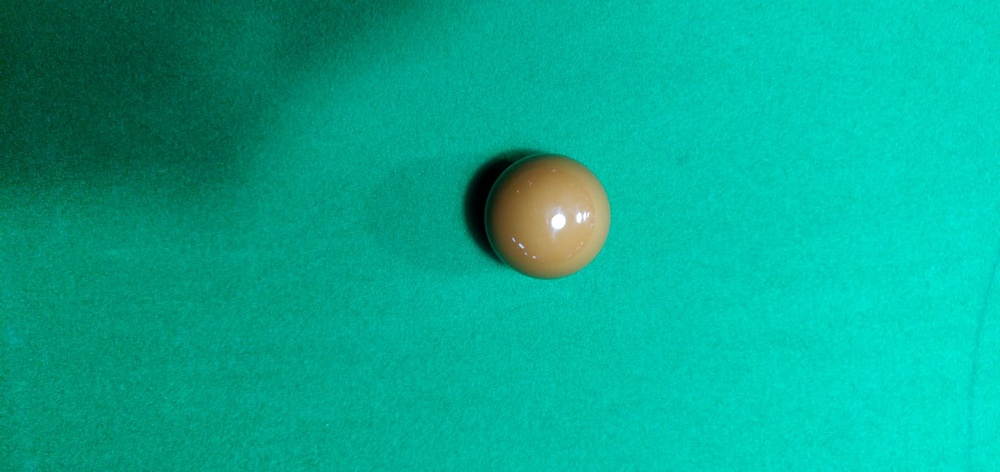
#> input picture matias/dataset/images/11.jpg, 1000 x 472 px, shrunk from 1599 x 755 before the run, given in place of fisutesti2.png, which was not available
$ jupyter execute tuplakordinaatit.ipynb
#> lines starting #> are read from the running program, lines starting #| are printed output that depends on the picture; after the words box and inside, x2 and y2 are one past the last pixel; in counts of white or black regions, pixels touching at a corner belong together; pictures that were not available may be replaced by others from this repository, and a replacement may not be noted
[cell 1]
import numpy as np
import argparse
import cv2
import warnings as w
w.filterwarnings('ignore')
# [8 lines of commented-out code are left out]
image = cv2.imread('data/fisutesti2.png')
#> image is the input picture: shape (472, 1000, 3); mean B, G, R 144.9, 169.6, 6
image2 = cv2.imread('data/fisutesti3.png')
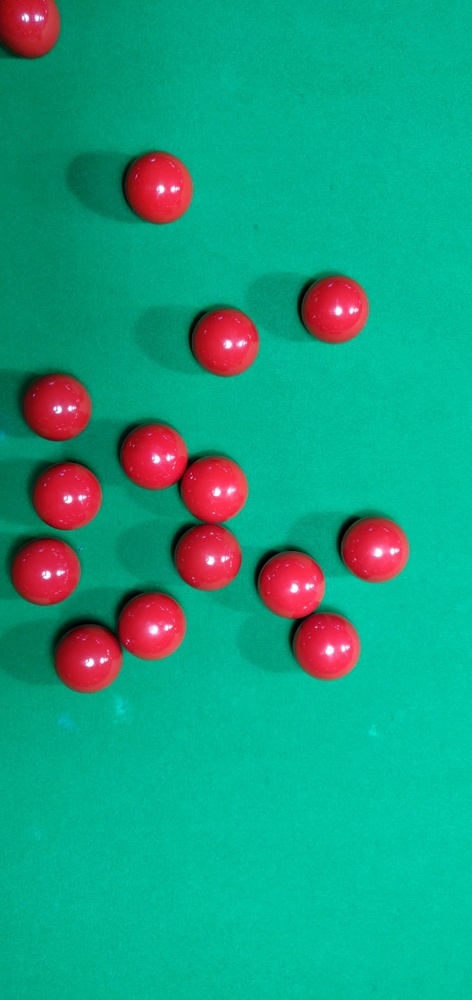
#> input picture matias/dataset/images/12.jpg, 472 x 1000 px, shrunk from 755 x 1599 before the run, given in place of fisutesti3.png, which was not available
#> image2 is the input picture: shape (1000, 472, 3); mean B, G, R 130.1, 158.1, 23.6
output = image.copy()
output2 = image2.copy()
gray = cv2.cvtColor(image, cv2.COLOR_BGR2GRAY)
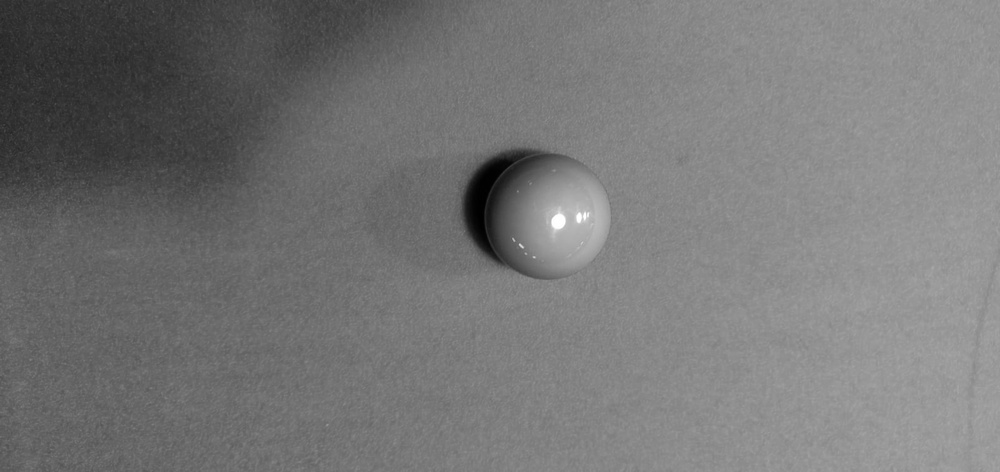
#> gray: shape (472, 1000); min 0, max 255, mean 117.9
gray2 = cv2.cvtColor(image2, cv2.COLOR_BGR2GRAY)
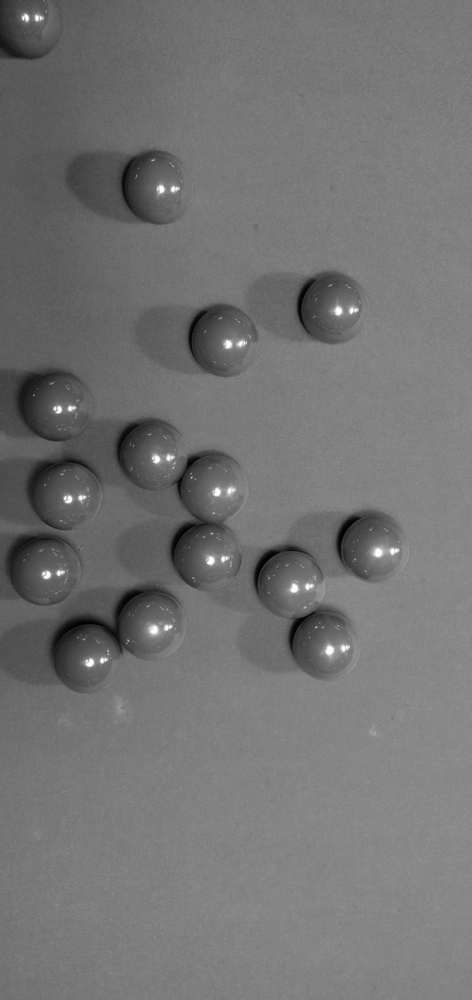
#> gray2: shape (1000, 472); min 0, max 255, mean 114.7
# detect circles in the image
circles = cv2.HoughCircles(gray,cv2.HOUGH_GRADIENT,1.5,7,
                            param1=100,param2=30,minRadius=5,maxRadius=20)[:20]
#> circles = [[557.2, 221.2, 8]]
circles2 = cv2.HoughCircles(gray2,cv2.HOUGH_GRADIENT,1.5,7,
                            param1=100,param2=30,minRadius=5,maxRadius=20)[:20]
#> circles2 = [[93.75, 644.2, 17.45], [162.8, 608.2, 17.45], [302.2, 569.2, 17.45], [137.2, 608.2, 19.1]]

# ensure at least some circles were found
#if circles is not None:
# convert the (x, y) coordinates and radius of the circles to integers
circles = np.round(circles[0, :]).astype("int")
#> circles = [[557, 221, 8]]
circles2 = np.round(circles2[0, :]).astype("int")
#> circles2 = [[94, 644, 17], [163, 608, 17], [302, 569, 17], [137, 608, 19]]

[cell 2]
coordinates = []
for (x, y, r) in circles:
    coordinates.append(circles[:20])
    cv2.circle(output, (x, y), r, (0, 255, 0), 4)
    cv2.rectangle(output, (x - 5, y - 5), (x + 5, y + 5), (0, 128, 255), -1)
#> this loop made 1 pass
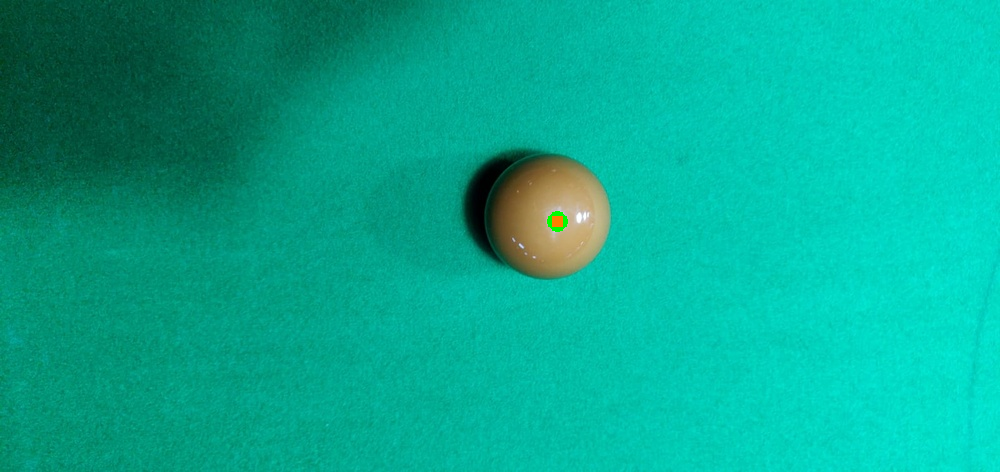
#> output: shape (472, 1000, 3); 0.07% of pixels changed, all inside (x1, y1, x2, y2) = (547, 211, 568, 232)
#> after the loop, coordinates = [[[557, 221, 8]]]

coordinates2 = []
for (x, y, r) in circles2:
    coordinates2.append(circles2[:20])
    cv2.circle(output2, (x, y), r, (0, 255, 0), 4)
    cv2.rectangle(output2, (x - 5, y - 5), (x + 5, y + 5), (0, 128, 255), -1)
#> this loop made 4 passes
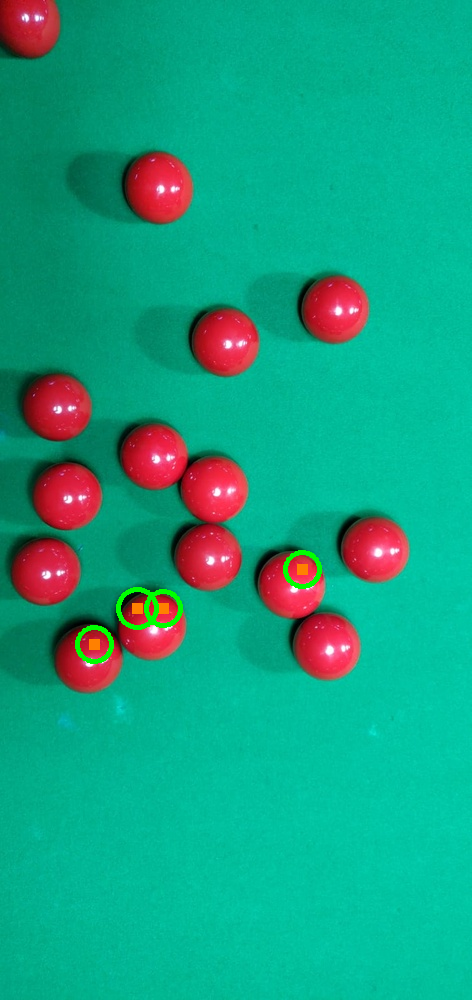
#> output2: shape (1000, 472, 3); 0.55% of pixels changed, all inside (x1, y1, x2, y2) = (75, 550, 322, 664)
#> after the loop, coordinates2 = 4 items

[cell 3]
circle=cv2.circle(output, (x, y), r, (0, 255, 0), 4)

[cell 4]
circles
#> Out = [[557, 221, 8]]

[cell 5]
circles2
#> Out has the same summary as circles2

[cell 6]
#cv2.imshow("output", np.hstack([image, output]))
#cv2.imshow("output", np.hstack([output, output2]))
cv2.waitKey(0)
#> Out = 27

[cell 7]
#df = pd.DataFrame(np.array([[circles], [circles2]]),columns=['a'])

[cell 8]
first_set = set(map(tuple, circles))
#> first_set = 1 item
secnd_set = set(map(tuple, circles2))
#> secnd_set = 4 items
first_set.symmetric_difference(secnd_set)
